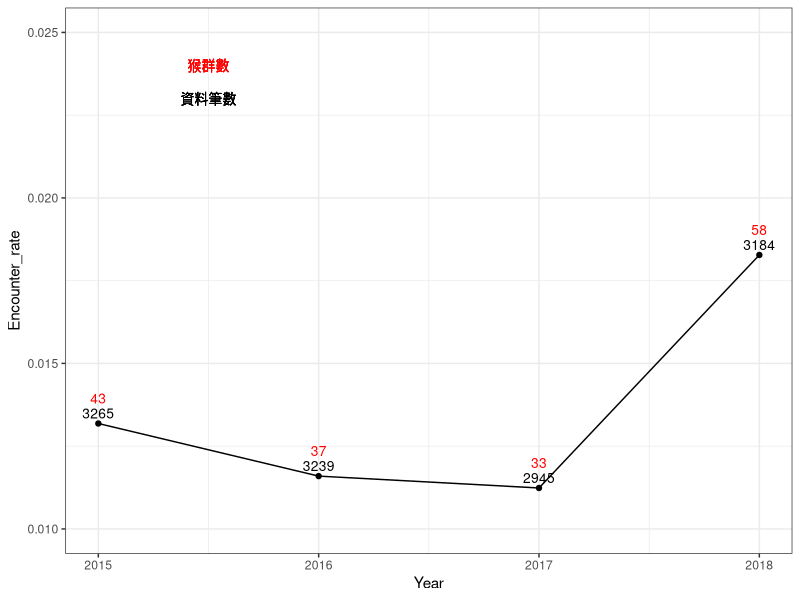
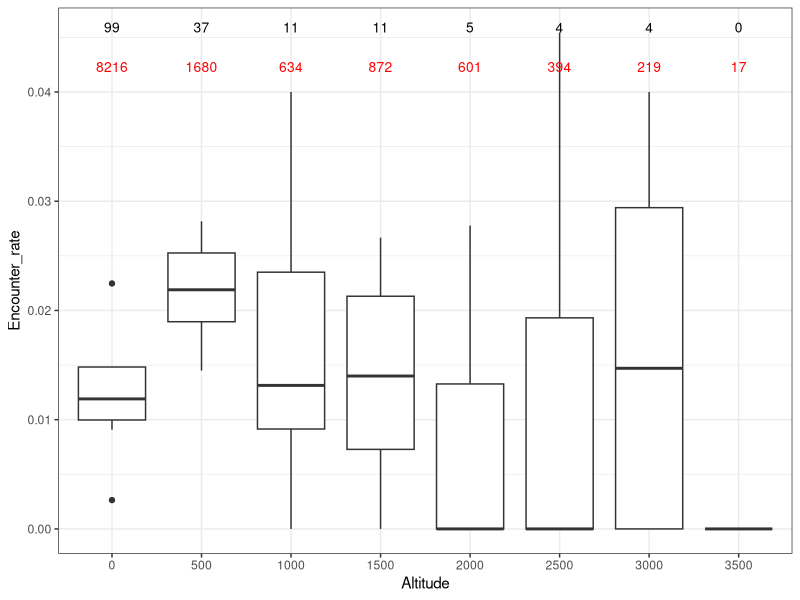
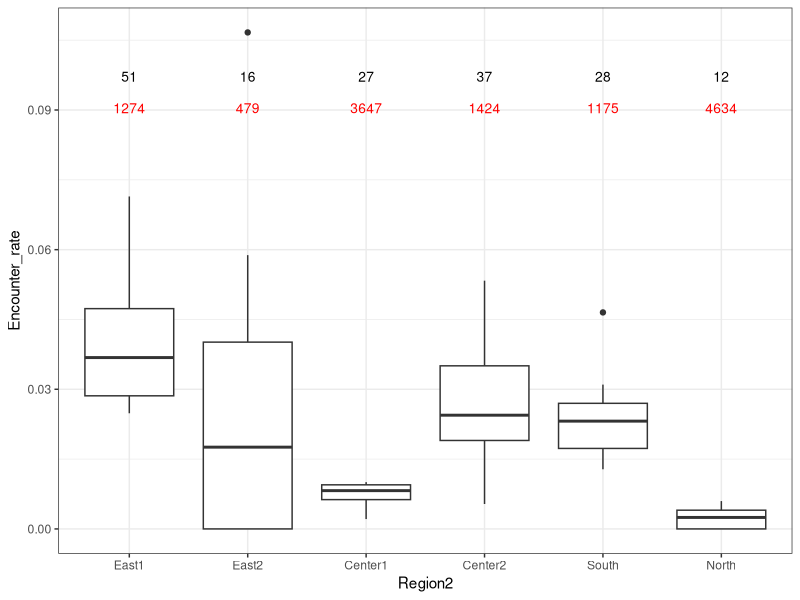
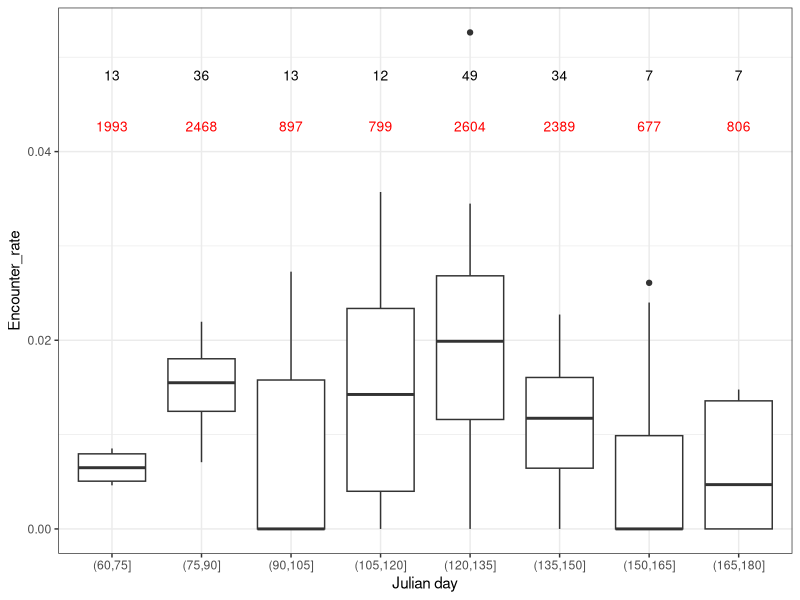
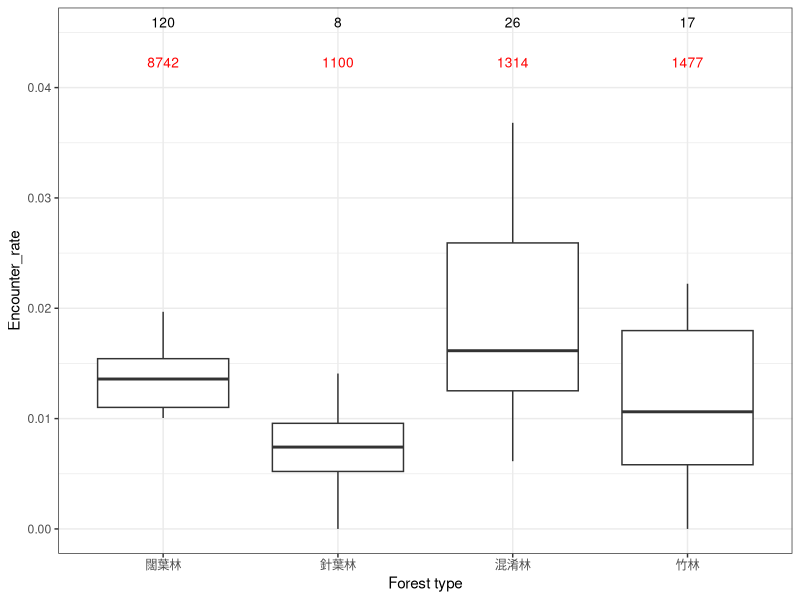
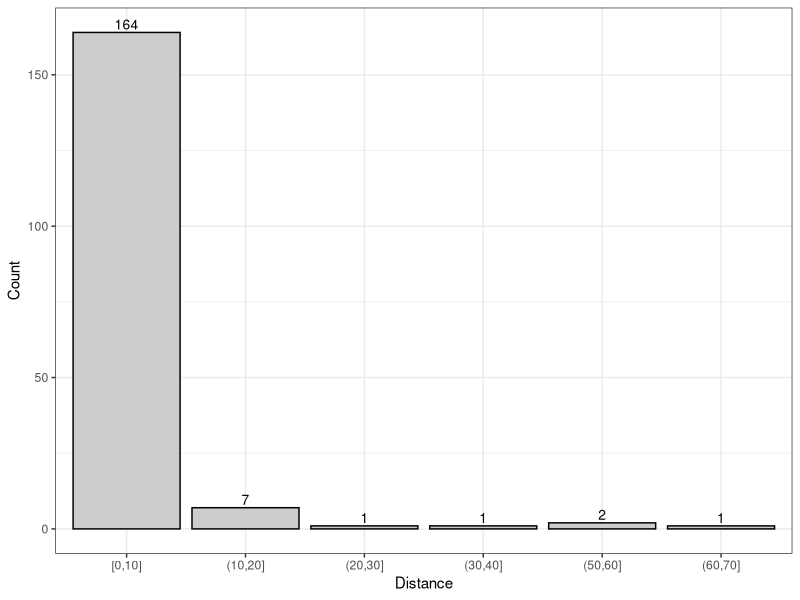
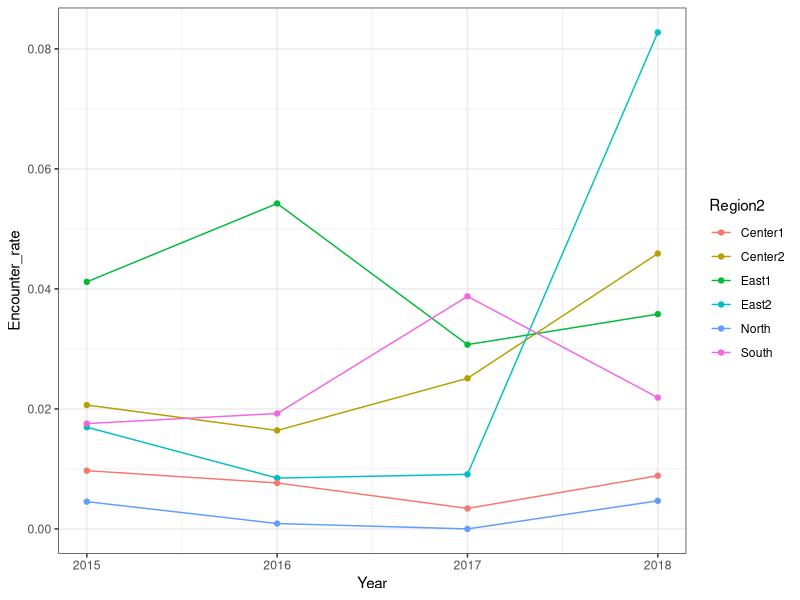
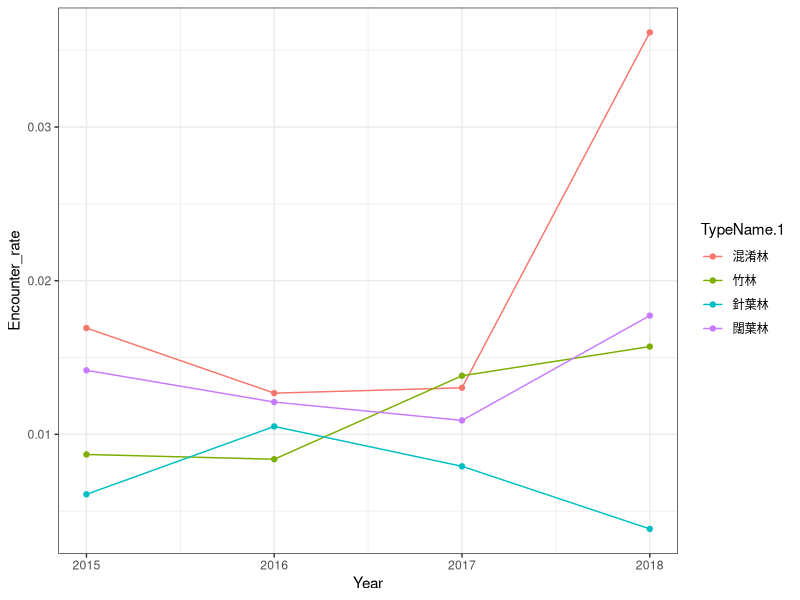

The R script that drew these images, in order:
#---- load library

library(data.table)
library(magrittr)
library(readxl)
library(tidyr)
library(purrr)
library(dplyr)
library(writexl)
library(ggplot2)
library(lattice)
#library(reshape2)

#Original data---- 

M.data <- read_excel("./data/clean/for analysis.xlsx",
                     sheet=1) %>% setDT


M.data$Year %<>% as.numeric
M.data$Survey %<>% as.numeric
M.data$Point %<>% as.numeric
M.data$Macaca_sur %<>% as.numeric
M.data$Month %<>% as.numeric
M.data$Day %<>% as.numeric
M.data$Distance %<>% as.numeric


M.data %>%.[!(TypeName.1 %in% "非森林"),] %>%.[Macaca_sur %in%1,] %>% .[, .N]
M.data %>% 
  .[Year < 2019,] %>% 
  .[!(TypeName.1 %in% "非森林"),] %>% 
  .[is.na(Macaca_sur), Macaca_sur := 0] %>%
  setDT %>%
  .[, .(N = .N, m = sum(Macaca_sur)), by = list(TypeName.1,TypeName)]

M.data %>% 
  .[Year < 2019,] %>% 
  .[!(TypeName.1 %in% "非森林"),] %>% 
  .[is.na(Macaca_sur), Macaca_sur := 0] %>%
  setDT %>%
  .[, .(N = .N, m = sum(Macaca_sur)), by = list(Region2, County)]

M.data %>% 
  .[Year < 2019,] %>% 
  .[!(TypeName.1 %in% "非森林"),] %>% 
  .[is.na(Macaca_sur), Macaca_sur := 0] %>%
  setDT %>%
  .[, .(N = .N, m = sum(Macaca_sur)), by = list(Region2)]

#-----------------------------------

M.data %>%  
  .[Macaca_sur %in%1,] %>%
  .[,.(ll=length(Macaca_sur),
       mm=length(unique(Site_N)),
       kk=length(unique(paste0(Site_N,"-",Point)))), by = list(Year,  County)]%>%
  dcast(.,County ~ Year , value.var = c( "ll","mm","kk"))



M.data %>%   
  .[Macaca_sur %in% 0 & !is.na(Macaca_dist),] %>% 
  .[,.(ll=length(Macaca_sur),
       mm=length(unique(Site_N)),
       kk=length(unique(paste0(Site_N,"-",Point)))), by = list(Year,  County)]%>%
  dcast(.,County ~ Year , value.var = c( "ll","mm","kk"))





M.data %>%    
  .[,.(ll=length(Macaca_sur), M = sum(Macaca_sur,na.rm=T)), by = list(Year, Survey, TypeName.1)]%>%
  dcast(.,Year + Survey ~ TypeName.1, value.var = c("ll", "M"))


M.data %>% 
  .[Year < 2019,] %>% 
  #.[!(TypeName.1 %in% "非森林"),] %>% 
  .[is.na(Macaca_sur), Macaca_sur := 0] %>% 
  .[Macaca_sur %in% 1, .N, list(TypeName.1, Macaca_dist)] %>% 
  dcast(., TypeName.1~Macaca_dist, value.var = "N")

#------------------------------------------


M.data %>% 
  .[Year < 2019,] %>% 
  .[!(TypeName.1 %in% "非森林"),] %>% 
  .[is.na(Macaca_sur), Macaca_sur := 0] %>%
  .[, .(V1 = sum(Macaca_sur),.N), by= list(Year, Survey)] %>% 
  .[, Encounter_rate := V1/N] %>% 
  .[, .(V1 = sum(V1),
        N = sum(N),
        Encounter_rate = mean(Encounter_rate)), by= list(Year)] %>% 
  
  ggplot(., aes( Year, Encounter_rate)) +
  geom_text(aes(label=V1), vjust=-2, color="red", size=3.5)+
  geom_text(aes(label=N), vjust=-0.5, color="black", size=3.5)+
  geom_text(aes(x=2015.5, y=0.024,label="猴群數"),  color="red", size=3.5)+
  geom_text(aes(x=2015.5, y=0.023,label="資料筆數"), color="black", size=3.5)+
  geom_point()+geom_line() +
  ylim(0.010,0.025)+
  theme_bw() + 
  xlab("Year")



Alt.d <- 
M.data %>% 
  .[Year < 2019,] %>% 
  .[!(TypeName.1 %in% "非森林"),] %>% 
  .[is.na(Macaca_sur), Macaca_sur := 0] %>%
  .[, Altitude_f := cut(Altitude,
                        breaks = c(seq(0,4000,500)),
                        labels = c(seq(0,3500,500)),
                        include.lowest = T)] %>% 
  .[, .(V1 = sum(Macaca_sur),.N), by= list(Year, Survey, Altitude_f)] %>% 
  .[, Encounter_rate := V1/N]

Alt.d2 <-
  Alt.d %>% copy %>% 
  .[, .(N = sum(V1), V1 =sum(N)), by = list(Altitude_f)]


ggplot(Alt.d, aes( Altitude_f, Encounter_rate)) +
  geom_boxplot() +
  geom_text(data=Alt.d2, aes(x=Altitude_f, y = 0.040, label=V1), vjust=-2, color="red", size=3.5)+
  geom_text(data=Alt.d2, aes(x=Altitude_f, y = 0.045, label=N), vjust=-0.5, color="black", size=3.5)+
  #geom_text(aes(x=2015.5, y=0.024,label="猴群數"),  color="red", size=3.5)+
  #geom_text(aes(x=2015.5, y=0.023,label="資料筆數"), color="black", size=3.5)+
  theme_bw() + xlab("Altitude")

Rgn.d <- 
M.data %>% 
  .[Year < 2019,] %>% 
  .[!(TypeName.1 %in% "非森林"),] %>% 
  .[is.na(Macaca_sur), Macaca_sur := 0] %>% 
  .[, Region2 := ordered(Region2, c("East1", "East2","Center1", "Center2", "South", "North"))] %>% 
  .[, .(V1 = sum(Macaca_sur),.N), by= list(Year, Survey, Region2)] %>% 
  .[, Encounter_rate := V1/N] 

Rgn.d2 <-
  Rgn.d %>% copy %>% 
  .[, .(N = sum(V1), V1 =sum(N)), by = list(Region2)]


ggplot(Rgn.d, aes( Region2, Encounter_rate))+geom_boxplot() +
  geom_text(data=Rgn.d2, aes(x=Region2, y = 0.085, label=V1), vjust=-2, color="red", size=3.5)+
  geom_text(data=Rgn.d2, aes(x=Region2, y = 0.095, label=N), vjust=-0.5, color="black", size=3.5)+
  #geom_text(aes(x=2015.5, y=0.024,label="猴群數"),  color="red", size=3.5)+
  #geom_text(aes(x=2015.5, y=0.023,label="資料筆數"), color="black", size=3.5)+
  theme_bw()

Jd.d <- 
M.data %>% 
  .[Year < 2019,] %>% 
  .[!(TypeName.1 %in% "非森林"),] %>% 
  .[is.na(Macaca_sur), Macaca_sur := 0] %>% 
  .[, julian.D_f := cut(julian.D,
                        breaks = c(seq(0,210,15)),
                        include.lowest = T)] %>% 
  .[, .(V1 = sum(Macaca_sur),.N), by= list(Year, Survey, julian.D_f)] %>% 
  .[, Encounter_rate := V1/N]   

Jd.d2 <-
  Jd.d %>% copy %>% 
  .[, .(N = sum(V1), V1 =sum(N)), by = list(julian.D_f)]

ggplot(Jd.d, aes(julian.D_f, Encounter_rate))+
  geom_boxplot() +
  geom_text(data=Jd.d2, aes(x=julian.D_f, y = 0.040, label=V1), vjust=-2, color="red", size=3.5)+
  geom_text(data=Jd.d2, aes(x=julian.D_f, y = 0.047, label=N), vjust=-0.5, color="black", size=3.5)+
  #geom_text(aes(x=2015.5, y=0.024,label="猴群數"),  color="red", size=3.5)+
  #geom_text(aes(x=2015.5, y=0.023,label="資料筆數"), color="black", size=3.5)+
  theme_bw() + 
  xlab("Julian day")




Type.d <- 
M.data %>% 
  .[Year < 2019,] %>% 
  .[!(TypeName.1 %in% "非森林"),] %>% 
  .[is.na(Macaca_sur), Macaca_sur := 0] %>%
  .[, TypeName.1:= ordered(TypeName.1, c("闊葉林", "針葉林", "混淆林", "竹林"))] %>% 
  .[, .(V1 = sum(Macaca_sur),.N), by= list(Year, Survey, TypeName.1)]   %>% 
  .[, Encounter_rate := V1/N]     

Type.d2 <-
  Type.d %>% copy %>% 
  .[, .(N = sum(V1), V1 =sum(N)), by = list(TypeName.1)] 

  
  ggplot(Type.d, aes(TypeName.1, Encounter_rate))+
    geom_boxplot() +
    geom_text(data=Type.d2, aes(x=TypeName.1, y = 0.040, label=V1), vjust=-2, color="red", size=3.5)+
    geom_text(data=Type.d2, aes(x=TypeName.1, y = 0.045, label=N), vjust=-0.5, color="black", size=3.5)+
    #geom_text(aes(x=2015.5, y=0.024,label="猴群數"),  color="red", size=3.5)+
    #geom_text(aes(x=2015.5, y=0.023,label="資料筆數"), color="black", size=3.5)+
    theme_bw() + 
    xlab("Forest type")
  



M.data %>%setDT %>% 
  .[Year < 2019,] %>% 
  .[Macaca_sur %in% 1,DD := cut(Distance, breaks = seq(0,100,10),
                                ordered_result = T,
                                include.lowest = T)] %>% 
  .[Macaca_sur %in% 1,.(D2 = .N), by = list(DD)] %>% 
  ggplot(., aes(x=DD, y=D2)) +
  geom_bar(stat="identity", colour = "black", fill=gray(0.8))+
  geom_text(aes(label=D2), vjust=-0.3, color="black", size=3.5)+
  theme_bw()+
  xlab("Distance")+
  ylab("Count")

  
M.data %>% 
  .[Year < 2019,] %>% 
  .[!(TypeName.1 %in% "非森林"),] %>% 
  .[is.na(Macaca_sur), Macaca_sur := 0] %>%
  .[, .(V1 = sum(Macaca_sur),.N), by= list(Year, Survey, Region2)] %>% 
  .[, Encounter_rate := V1/N] %>% 
  .[, .(V1 = sum(V1),
        N = sum(N),
        Encounter_rate = mean(Encounter_rate)), by= list(Year, Region2)] %>% 
  
  ggplot(., aes( Year, Encounter_rate, group = Region2, col= Region2))+
  geom_point() +
  geom_line()+ 
  theme_bw()+ 
  xlab("Year")


M.data %>% 
  .[Year < 2019,] %>% 
  .[!(TypeName.1 %in% "非森林"),] %>% 
  .[is.na(Macaca_sur), Macaca_sur := 0] %>%
  .[, .(V1 = sum(Macaca_sur),.N), by= list(Year, Survey, TypeName.1)] %>% 
  .[, Encounter_rate := V1/N] %>% 
  .[, .(V1 = sum(V1),
        N = sum(N),
        Encounter_rate = mean(Encounter_rate)), by= list(Year,TypeName.1)] %>% 
  
  ggplot(., aes( Year, Encounter_rate, group = TypeName.1,col= TypeName.1))+
  geom_point() +
  geom_line()+ 
  theme_bw()+ 
  xlab("Year")


